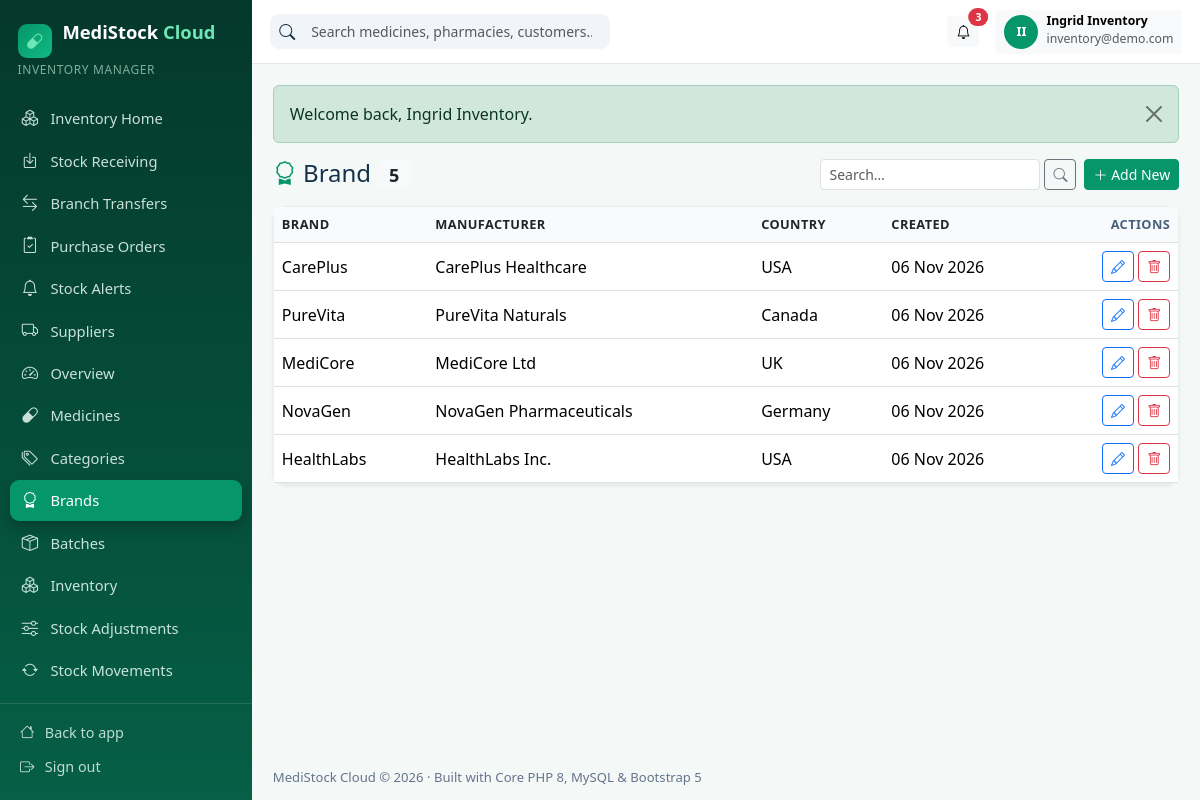
Page /admin/brands.php (signed in) on the committed database.
### tables this page shows
CREATE TABLE IF NOT EXISTS users (
    id                        INT UNSIGNED AUTO_INCREMENT PRIMARY KEY,
    tenant_id                 INT UNSIGNED NULL,           
    role_id                   INT UNSIGNED NOT NULL,
    name                      VARCHAR(120) NOT NULL,
    email                     VARCHAR(190) NOT NULL UNIQUE,
    password_hash             VARCHAR(255) NOT NULL,
    phone                     VARCHAR(40)  NULL,
    status                    ENUM('active','inactive','invited') NOT NULL DEFAULT 'active',
    email_verified_at         DATETIME NULL,
    email_verification_token  VARCHAR(100) NULL,
    invitation_token          VARCHAR(100) NULL,
    invited_at                DATETIME NULL,
    last_login_at             DATETIME NULL,
    created_at                TIMESTAMP NULL,
    updated_at                TIMESTAMP NULL,
    deleted_at                TIMESTAMP NULL,
    INDEX idx_users_tenant (tenant_id),
    CONSTRAINT fk_users_tenant FOREIGN KEY (tenant_id) REFERENCES tenants (id) ON DELETE CASCADE,
    CONSTRAINT fk_users_role   FOREIGN KEY (role_id)   REFERENCES roles (id)   ON DELETE RESTRICT
);

CREATE TABLE IF NOT EXISTS roles (
    id          INT UNSIGNED AUTO_INCREMENT PRIMARY KEY,
    `key`       VARCHAR(50)  NOT NULL UNIQUE,
    name        VARCHAR(100) NOT NULL,
    description VARCHAR(255) NULL,
    created_at  TIMESTAMP NULL,
    updated_at  TIMESTAMP NULL
);

CREATE TABLE IF NOT EXISTS brands (
    id           INT UNSIGNED AUTO_INCREMENT PRIMARY KEY,
    tenant_id    INT UNSIGNED NOT NULL,
    name         VARCHAR(120) NOT NULL,
    manufacturer VARCHAR(140) NULL,
    country      VARCHAR(100) NULL,
    created_at   TIMESTAMP NULL,
    updated_at   TIMESTAMP NULL,
    deleted_at   TIMESTAMP NULL,
    UNIQUE KEY uq_brand (tenant_id, name),
    CONSTRAINT fk_brand_tenant FOREIGN KEY (tenant_id) REFERENCES tenants (id) ON DELETE CASCADE
);

### public/admin/brands.php (called while the page is built, shortened)
<?php
require_tenant();
admin_header('Medicine Brands', 'admin/brands.php');
Crud::handle([
    'title' => 'Brand', 'icon' => 'bi-award', 'table' => 'brands',
    'permission' => 'medicines.view', 'base' => 'brands.php',
    'columns' => ['name' => 'Brand', 'manufacturer' => 'Manufacturer', 'country' => 'Country', 'created_at' => 'Created'],
    'search' => ['name', 'manufacturer'],
    'fields' => [
        'name' => ['label' => 'Brand name', 'required' => true],
        'manufacturer' => ['label' => 'Manufacturer'],
        'country' => ['label' => 'Country of origin'],
    ],
]);
admin_footer();

### config/database.php (called while the page is built)
<?php
return [
    'driver'    => 'mysql',
    'host'      => getenv('DB_HOST') ?: '127.0.0.1',
    'port'      => getenv('DB_PORT') ?: '3306',
    'database'  => getenv('DB_DATABASE') ?: 'medistock_cloud',
    'username'  => getenv('DB_USERNAME') ?: 'root',
    'password'  => getenv('DB_PASSWORD') ?: '',
    'charset'   => 'utf8mb4',
    'collation' => 'utf8mb4_unicode_ci',
];

### app/Database.php (called while the page is built)
<?php
final class Database
{
    private static ?PDO $instance = null;
    public static function connection(): PDO
    {
        if (self::$instance instanceof PDO) {
            return self::$instance;
        }
        $config = require dirname(__DIR__) . '/config/database.php';
        $dsn = sprintf(
            '%s:host=%s;port=%s;dbname=%s;charset=%s',
            $config['driver'],
            $config['host'],
            $config['port'],
            $config['database'],
            $config['charset']
        );
        self::$instance = new PDO($dsn, $config['username'], $config['password'], [
            PDO::ATTR_ERRMODE            => PDO::ERRMODE_EXCEPTION,
            PDO::ATTR_DEFAULT_FETCH_MODE => PDO::FETCH_ASSOC,
            PDO::ATTR_EMULATE_PREPARES   => false,
        ]);
        return self::$instance;
    }
}
function db(): PDO
{
    return Database::connection();
}

### app/Crud.php (the view, shortened to what this page needs)
<?php
final class Crud
{
    public static function handle(array $cfg): void
    {
        $tenantScoped = ($cfg['tenant'] ?? true) && !is_super_admin();
        $tid = $tenantScoped ? tenant_id() : null;
        $pdo = db();
        $table = $cfg['table'];
        $base = $cfg['base'] ?? basename($_SERVER['SCRIPT_NAME']);
        $where = ['deleted_at IS NULL'];
        $params = [];
        if ($tenantScoped) {
            $where[] = 'tenant_id = ?';
            $params[] = $tid;
        }
        $whereSql = implode(' AND ', $where);
        $q = trim((string)input('q', ''));
        $listWhere = $whereSql;
        $listParams = $params;
        $sort = (string)input('sort', '');
        $dir = strtolower((string)input('dir', 'asc')) === 'desc' ? 'DESC' : 'ASC';
        $order = $cfg['order'] ?? 'id DESC';
        $page = max(1, (int)input('page', 1));
        $perPage = 15;
        $count = $pdo->prepare("SELECT COUNT(*) FROM {$table} WHERE {$listWhere}");
        $count->execute($listParams);
        $total = (int)$count->fetchColumn();
        $stmt = $pdo->prepare("SELECT * FROM {$table} WHERE {$listWhere} ORDER BY {$order} LIMIT {$perPage} OFFSET " . (($page - 1) * $perPage));
        $stmt->execute($listParams);
        $rows = $stmt->fetchAll();
        echo '<div class="d-flex flex-wrap justify-content-between align-items-center gap-2 mb-3">'
            . '<h4 class="mb-0"><i class="bi ' . e($cfg['icon'] ?? 'bi-grid') . ' text-emerald"></i> ' . e($cfg['title']) . ' <span class="badge bg-light text-dark">' . $total . '</span></h4>'
            . '<div class="d-flex gap-2"><form class="d-flex" method="get"><input class="form-control form-control-sm" name="q" value="' . e($q) . '" placeholder="Search…">'
            . '<button class="btn btn-outline-secondary btn-sm ms-1" type="submit"><i class="bi bi-search"></i></button></form>'
            . '<a class="btn btn-emerald btn-sm" href="' . e($base) . '?action=new"><i class="bi bi-plus-lg"></i> Add New</a></div></div>';
        echo '<div class="card shadow-sm"><div class="table-responsive"><table class="table table-hover align-middle mb-0"><thead><tr>';
        foreach ($cfg['columns'] as $field => $label) {
            $nextDir = ($sort === $field && $dir === 'ASC') ? 'desc' : 'asc';
            echo '<th><a class="text-decoration-none text-dark" href="' . e($base) . '?sort=' . e($field) . '&dir=' . $nextDir . '&q=' . e($q) . '">' . e($label) . '</a></th>';
        }
        echo '<th class="text-end">Actions</th></tr></thead><tbody>';
        foreach ($rows as $r) {
            echo '<tr>';
            foreach ($cfg['columns'] as $field => $label) {
                $val = $r[$field] ?? '';
                if (isset($cfg['display'][$field])) {
                    $val = ($cfg['display'][$field])($r);
                    echo '<td>' . $val . '</td>';
                } elseif (str_ends_with($field, '_at') || str_ends_with($field, '_date')) {
                    echo '<td>' . e(fmt_date($val)) . '</td>';
                } elseif (in_array($field, ['status', 'type'], true)) {
                    echo '<td>' . status_badge((string)$val) . '</td>';
                } else {
                    echo '<td>' . e($val) . '</td>';
                }
            }
            echo '<td class="text-end text-nowrap"><a class="btn btn-sm btn-outline-primary" href="' . e($base) . '?action=edit&id=' . (int)$r['id'] . '"><i class="bi bi-pencil"></i></a> '
                . '<form method="post" class="d-inline" data-confirm="Delete this record? This cannot be undone from the list view.">'
                . csrf_field() . '<input type="hidden" name="_op" value="delete">'
                . '<input type="hidden" name="id" value="' . (int)$r['id'] . '">'
                . '<button class="btn btn-sm btn-outline-danger" type="submit"><i class="bi bi-trash"></i></button></form></td></tr>';
        }
        echo '</tbody></table></div></div>';
    }
}

### app/View.php (shortened to what this page needs)
<?php
function admin_menu(): array
{
    $role = current_user()['role_key'] ?? '';
    $posHref = in_array($role, ['cashier', 'pharmacist'], true) ? 'cashier/pos.php' : 'admin/pos.php';
    $items = [
        ['admin/dashboard.php', 'bi-speedometer2', 'Overview', 'dashboard.view'],
        [$posHref, 'bi-upc-scan', 'Pharmacy POS', 'pos.access'],
        ['admin/sales.php', 'bi-cart-check', 'Sales', 'sales.view'],
        ['admin/returns.php', 'bi-arrow-counterclockwise', 'Sales Returns', 'sales.manage'],
        ['admin/medicines.php', 'bi-capsule', 'Medicines', 'medicines.view'],
        ['admin/categories.php', 'bi-tags', 'Categories', 'medicines.view'],
        ['admin/brands.php', 'bi-award', 'Brands', 'medicines.view'],
        ['admin/batches.php', 'bi-box-seam', 'Batches', 'stock.view'],
        ['admin/inventory.php', 'bi-boxes', 'Inventory', 'stock.view'],
        ['admin/adjustments.php', 'bi-sliders', 'Stock Adjustments', 'stock.adjust'],
        ['admin/movements.php', 'bi-arrow-repeat', 'Stock Movements', 'stock.view'],
        ['admin/transfers.php', 'bi-arrow-left-right', 'Branch Transfers', 'stock.view'],
        ['admin/expiry.php', 'bi-calendar-x', 'Expiry Management', 'stock.view'],
        ['admin/lowstock.php', 'bi-exclamation-triangle', 'Low Stock Alerts', 'stock.view'],
        ['admin/purchases.php', 'bi-bag-plus', 'Purchases', 'purchases.manage'],
        ['admin/purchase-orders.php', 'bi-clipboard2-check', 'Purchase Orders', 'purchases.manage'],
        ['admin/suppliers.php', 'bi-truck', 'Suppliers', 'suppliers.manage'],
        ['admin/supplier-payments.php', 'bi-cash-coin', 'Supplier Payments', 'purchases.manage'],
        ['admin/customers.php', 'bi-person-heart', 'Customers', 'customers.manage'],
        ['admin/prescriptions.php', 'bi-file-earmark-medical', 'Prescriptions', 'prescriptions.manage'],
        ['admin/expenses.php', 'bi-wallet2', 'Expenses', 'expenses.manage'],
        ['admin/staff.php', 'bi-people', 'Staff', 'staff.manage'],
        ['admin/branches.php', 'bi-diagram-3', 'Branches', 'branches.manage'],
        ['admin/reports.php', 'bi-graph-up', 'Reports & Analytics', 'reports.view'],
        ['admin/subscription.php', 'bi-stars', 'Subscription', 'billing.manage'],
        ['admin/settings.php', 'bi-gear', 'Settings', 'settings.manage'],
    ];
    $items = array_values(array_filter($items, static fn($i) => $i[3] === null || can($i[3])));
    $roleItems = match ($role) {
        'pharmacist' => [
            ['pharmacist/dashboard.php', 'bi-clipboard2-pulse', 'Pharmacist Home', null],
            ['pharmacist/prescriptions.php', 'bi-file-earmark-medical', 'My Prescriptions', null],
            ['pharmacist/medicines.php', 'bi-search-heart', 'Medicine Search', null],
            ['pharmacist/dispensing.php', 'bi-clipboard-check', 'Dispensing Records', null],
            ['pharmacist/sales.php', 'bi-receipt', 'Sales History', null],
        ],
        'cashier' => [
            ['cashier/dashboard.php', 'bi-cash-register', 'Cashier Home', null],
            ['cashier/sales.php', 'bi-receipt', 'My Sales', null],
        ],
        'inventory_manager' => [
            ['inventory/dashboard.php', 'bi-boxes', 'Inventory Home', null],
            ['inventory/receiving.php', 'bi-box-arrow-in-down', 'Stock Receiving', null],
            ['inventory/transfers.php', 'bi-arrow-left-right', 'Branch Transfers', null],
            ['inventory/purchase-orders.php', 'bi-clipboard2-check', 'Purchase Orders', null],
            ['inventory/alerts.php', 'bi-bell', 'Stock Alerts', null],
            ['inventory/suppliers.php', 'bi-truck', 'Suppliers', null],
        ],
        default => [],
    };
    return array_merge($roleItems, $items);
}
function admin_header(string $title, string $active = ''): void
{
    $u = current_user();
    $notifications = [];
    if ($u) {
        $stmt = db()->prepare(
            'SELECT * FROM notifications WHERE (user_id = ? OR (tenant_id = ? AND user_id IS NULL)) AND read_at IS NULL ORDER BY id DESC LIMIT 6'
        );
        $stmt->execute([$u['id'], $u['tenant_id']]);
        $notifications = $stmt->fetchAll();
    }
    $initials = '';
    foreach (explode(' ', (string)($u['name'] ?? 'U')) as $part) {
        $initials .= strtoupper(substr($part, 0, 1));
    }
    ?>
<!DOCTYPE html>
<html lang="en">
<head>
<link href="https://cdn.jsdelivr.net/npm/bootstrap@5.3.3/dist/css/bootstrap.min.css" rel="stylesheet">
<link href="https://cdn.jsdelivr.net/npm/bootstrap-icons@1.11.3/font/bootstrap-icons.min.css" rel="stylesheet">
<link href="<?= asset('css/style.css') ?>" rel="stylesheet">
</head>
<body class="admin-body">
<div class="admin-wrapper">
  <aside class="admin-sidebar" id="adminSidebar">
    <div class="sidebar-brand"><span class="brand-badge"><i class="bi bi-capsule"></i></span> MediStock <span>Cloud</span></div>
    <div class="sidebar-role"><?= e(is_super_admin() ? 'Platform Super Admin' : ($u['role_name'] ?? '')) ?></div>
    <nav class="sidebar-nav">
      <?php foreach (admin_menu() as [$href, $icon, $label, $perm]): ?>
        <a href="<?= url($href) ?>" class="<?= $active === $href ? 'active' : '' ?>"><i class="bi <?= e($icon) ?>"></i> <span><?= e($label) ?></span></a>
      <?php endforeach; ?>
    </nav>
    <div class="sidebar-footer">
      <a href="<?= url(is_super_admin() ? 'index.php' : 'admin/index.php') ?>"><i class="bi bi-house"></i> <span>Back to app</span></a>
      <a href="<?= url('logout.php') ?>"><i class="bi bi-box-arrow-right"></i> <span>Sign out</span></a>
    </div>
  </aside>
  <div class="admin-main">
    <header class="admin-topbar">
      <form class="topbar-search d-none d-md-flex" method="get" action="<?= url(is_super_admin() ? 'superadmin/tenants.php' : 'admin/medicines.php') ?>">
        <i class="bi bi-search"></i>
        <input class="form-control form-control-sm border-0" name="q" placeholder="Search medicines, pharmacies, customers…">
      </form>
      <div class="ms-auto d-flex align-items-center gap-3">
        <div class="dropdown">
          <button class="btn btn-sm btn-light position-relative" data-bs-toggle="dropdown" aria-label="Notifications">
            <i class="bi bi-bell"></i>
            <?php if ($notifications): ?><span class="position-absolute top-0 start-100 translate-middle badge rounded-pill bg-danger"><?= count($notifications) ?></span><?php endif; ?>
          </button>
        </div>
        <div class="dropdown">
          <button class="btn btn-sm btn-light d-flex align-items-center gap-2" data-bs-toggle="dropdown">
            <span class="avatar-circle"><?= e(substr($initials, 0, 2)) ?></span>
            <span class="d-none d-md-inline text-start"><strong class="d-block small lh-1"><?= e($u['name'] ?? '') ?></strong><small class="text-muted"><?= e($u['email'] ?? '') ?></small></span>
          </button>
        </div>
      </div>
    </header>
    <main class="admin-content">
      <?= flash_html() ?>
<?php
}
function admin_footer(): void
{
    ?>
    </main>
    <footer class="admin-footer">MediStock Cloud © <?= date('Y') ?> · Built with Core PHP 8, MySQL & Bootstrap 5</footer>
  </div>
</div>
<div class="toast-container position-fixed bottom-0 end-0 p-3" id="msToasts" style="z-index:1090"></div>
</body>
</html>
<?php
}

### rows in the picture
users: role.name "INVENTORY MANAGER", name "Ingrid Inventory", email "inventory@demo.com"
brands: name "CarePlus", manufacturer "CarePlus Healthcare", country "USA", created_at "06 Nov 2026"
brands: name "PureVita", manufacturer "PureVita Naturals", country "Canada", created_at "06 Nov 2026"
brands: name "MediCore", manufacturer "MediCore Ltd", country "UK", created_at "06 Nov 2026"
brands: name "NovaGen", manufacturer "NovaGen Pharmaceuticals", country "Germany", created_at "06 Nov 2026"
brands: name "HealthLabs", manufacturer "HealthLabs Inc.", country "USA", created_at "06 Nov 2026"

### other values in the picture
$label "Inventory Home"
$label "Stock Receiving"
$label "Branch Transfers"
$label "Purchase Orders"
$label "Stock Alerts"
$label "Suppliers"
$label "Overview"
$label "Medicines"
$label "Categories"
$label "Brands"
$label "Batches"
$label "Inventory"
$label "Stock Adjustments"
$label "Stock Movements"
count($notifications) "3"
